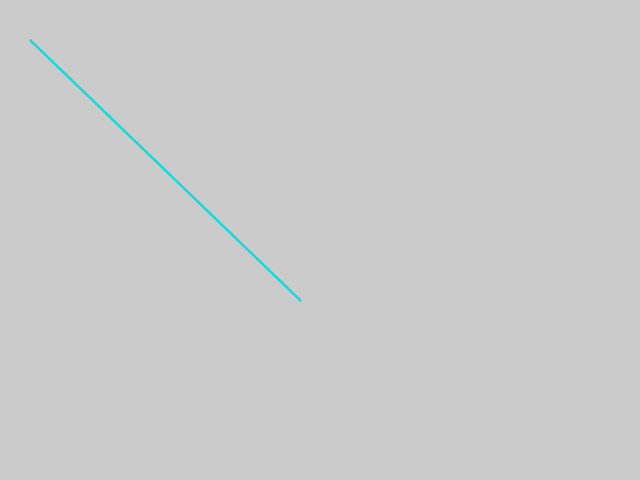
Frame 1 (no input)
Frame 60 (the mouse pressed at the canvas centre just before this capture): identical to frame 1, image omitted
Frame 120 (the mouse held since frame 60 and released just before this capture): identical to frame 1, image omitted

The Processing sketch that drew this single still picture (run headless with seeded random() and noise(); from frame 60 on, the mouse is pressed at the canvas centre):

// Processing sketch: Intro
// ── Intro.pde
void setup()
{
  size(640, 480);
  
}

void draw()
{
  background(203, 203, 203);
  stroke(20, 218, 220);
  strokeWeight(2.5);
  line(30, 40, 300, 300);
}
